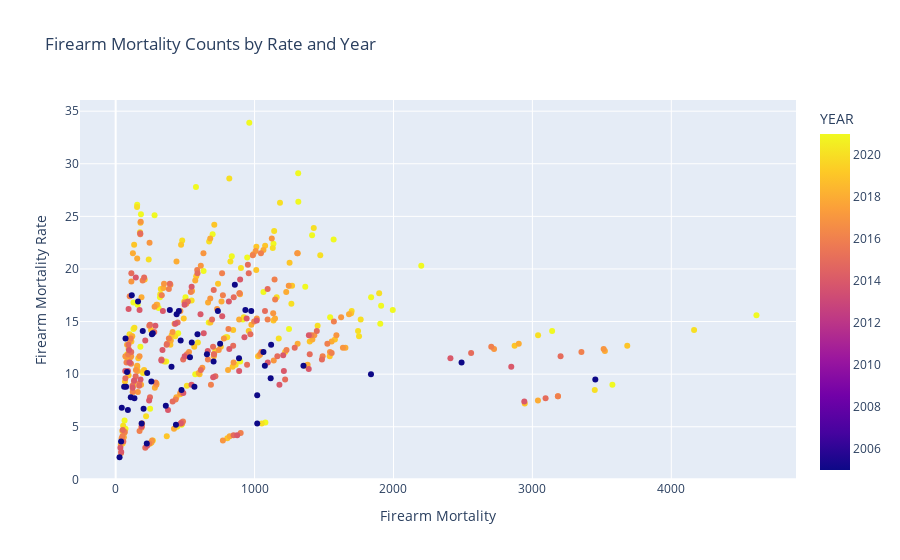

The code cell stored with this chart in its notebook:
### Code cell
# Firearm Mortality Counts by Rate and Year
# plt.figure(figsize=(10,8))
# sns.scatterplot(x = 'DEATHS', y = 'RATE', hue = 'YEAR', data = firearm_mortality, palette = 'copper')
# plt.title('Firearm Mortality Counts by Rate and Year')
# plt.xlabel('Firearm Mortality')
# plt.ylabel('Firearm Mortality Rate')
# plt.show()

fig = px.scatter(firearm_mortality, x='DEATHS', y='RATE', color='YEAR',
                 labels={'DEATHS': 'Firearm Mortality', 'RATE': 'Firearm Mortality Rate'},
                 title='Firearm Mortality Counts by Rate and Year',
                 template='plotly', height=500)
fig.show()

### Figure 1 — Plotly figure (JSON) as saved in the notebook; plotly's stock layout.template omitted (floating-point values rounded to 4 significant figures; data arrays with more than 128 entries replaced by an {"elided": "..."} marker saying what was removed)
{"data": [{"hovertemplate": "Firearm Mortality=%{x}<br>Firearm Mortality Rate=%{y}<br>YEAR=%{marker.color}<extra></extra>", "legendgroup": "", "marker": {"color": {"elided": "450 int values"}, "coloraxis": "coloraxis", "symbol": "circle"}, "mode": "markers", "name": "", "orientation": "v", "showlegend": false, "type": "scatter", "x": {"elided": "450 int values"}, "xaxis": "x", "y": {"elided": "450 float values"}, "yaxis": "y"}], "layout": {"autosize": true, "coloraxis": {"colorbar": {"title": {"text": "YEAR"}}, "colorscale": [[0, "#0d0887"], [0.1111, "#46039f"], [0.2222, "#7201a8"], [0.3333, "#9c179e"], [0.4444, "#bd3786"], [0.5556, "#d8576b"], [0.6667, "#ed7953"], [0.7778, "#fb9f3a"], [0.8889, "#fdca26"], [1, "#f0f921"]]}, "legend": {"tracegroupgap": 0}, "title": {"text": "Firearm Mortality Counts by Rate and Year"}, "xaxis": {"anchor": "y", "autorange": true, "domain": [0, 1], "range": [-252.9, 4894.0], "title": {"text": "Firearm Mortality"}, "type": "linear"}, "yaxis": {"anchor": "x", "autorange": true, "domain": [0, 1], "range": [-0.139, 36.14], "title": {"text": "Firearm Mortality Rate"}, "type": "linear"}}}
